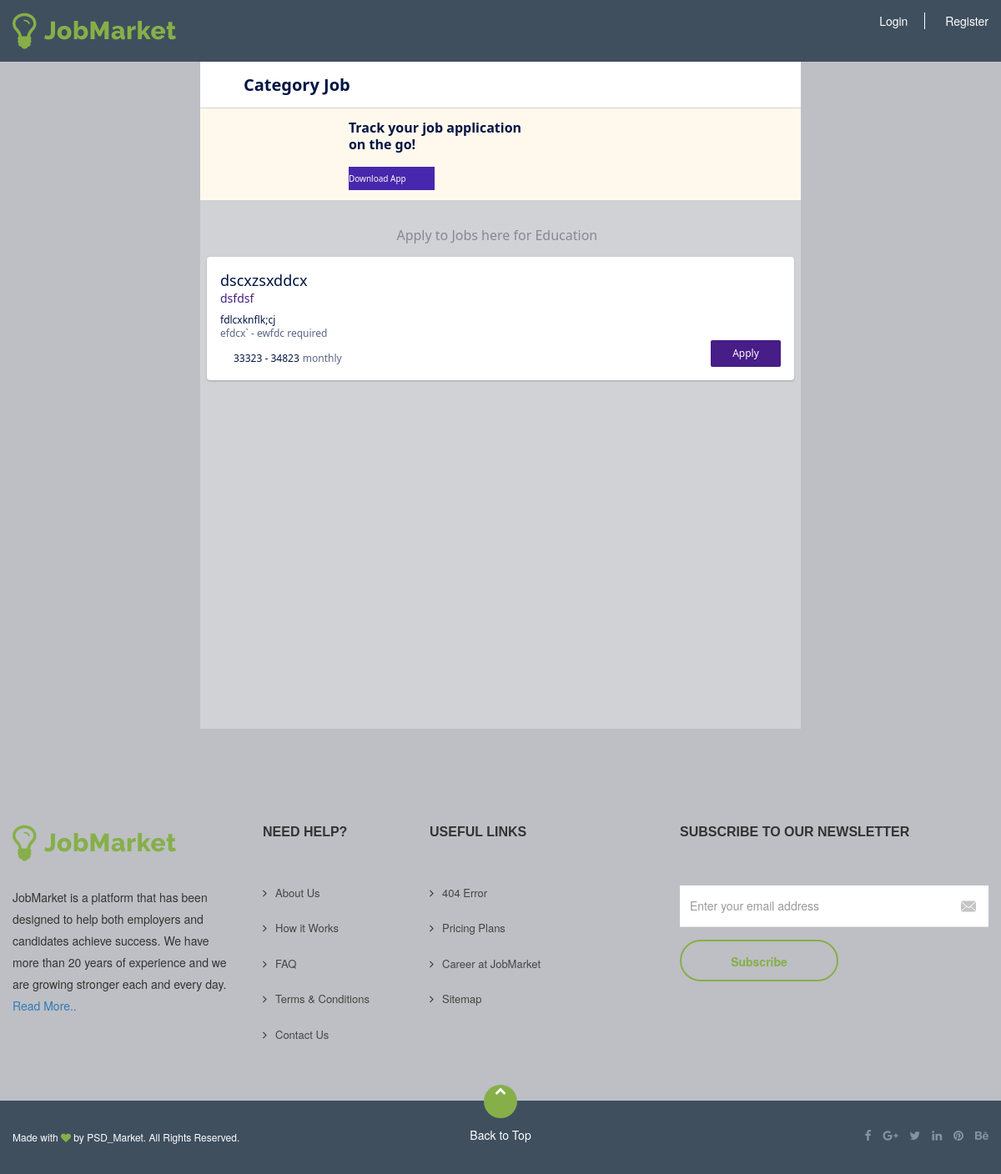
The app's page /catejobs.php?catid=1 with its own data.
### tables this page shows
CREATE TABLE `category` (
  `id` int(255) NOT NULL,
  `cate_name` varchar(255) NOT NULL
);

CREATE TABLE `jobs` (
  `id` int(255) NOT NULL,
  `job_title` varchar(255) NOT NULL,
  `job_type` varchar(255) NOT NULL,
  `salarymin` varchar(255) NOT NULL,
  `salarymax` varchar(255) NOT NULL,
  `experience_min` varchar(255) NOT NULL,
  `experience_max` varchar(255) NOT NULL,
  `cid` int(255) NOT NULL,
  `cate_id` int(255) NOT NULL,
  `emp_id` int(255) NOT NULL,
  `pin_code` varchar(255) NOT NULL,
  `job_description` varchar(255) NOT NULL,
  `company_name` varchar(255) NOT NULL,
  `company_email` varchar(255) NOT NULL,
  `phone_no` varchar(255) NOT NULL
);

### catejobs.php (the view, shortened to what this page needs)
<?php
include 'db.php';
$cid=$_REQUEST['catid'];
 ?>
<html lang="en">
    <head>
      <link rel="stylesheet" type="text/css" href="assets/css/font-awesome.min.css">
    <link rel="stylesheet" type="text/css" href="assets/css/bootstrap.min.css">
    <link rel="stylesheet" type="text/css" href="assets/lib/slick/slick.css">
    <link rel="stylesheet" type="text/css" href="assets/lib/slick/slick-theme.css">
    <link rel="stylesheet" type="text/css" href="assets/lib/select2/css/select2.css">
    <link rel="stylesheet" type="text/css" href="assets/css/main.css">
    <link rel="stylesheet" type="text/css" href="assets/css/color.css">
    <link rel="stylesheet" type="text/css" href="assets/css/responsive.css">
    </head>
    <body style="height:100%;background-color:#bdbfc4">
        <?php include 'header.php'; ?>
        <div id="__next">
            <div class="css-1dbjc4n r-13awgt0">
                <div class="css-1dbjc4n r-1awozwy r-14lw9ot r-qklmqi r-1wdxeg r-18u37iz r-1mwlp6a r-ymttw5 r-184en5c">
                    <div role="button" data-focusable="true" tabindex="0" class="css-18t94o4 css-1dbjc4n r-1b7u577" id="backButton">
                        <a href="index.php">
                            <div class="css-1dbjc4n r-1mlwlqe r-1udh08x r-417010" style="height: 24px; transform: rotate(180deg); width: 24px;">
                        </div>
                        </a>
                    </div>
                    <div class="css-1dbjc4n r-13awgt0">
                        <h1 style="margin: 0px; line-height: 0;">
                            <div dir="auto" class="css-76zvg2 r-1t176gz r-adyw6z r-1kfrs79 r-vrz42v r-1ttztb7 r-3twk1y">Category Job</div>
                        </h1>
                    </div>
                </div>
                <div class="css-1dbjc4n r-13awgt0">
                    <div class="css-1dbjc4n r-150rngu r-eqz5dr r-16y2uox r-1wbh5a2 r-11yh6sk r-1rnoaur r-1sncvnh">
                        <div class="css-1dbjc4n r-1xce7rv r-2llsf r-z7lthc">
                            <div role="button" data-focusable="true" tabindex="0" class="css-18t94o4 css-1dbjc4n r-1awozwy r-f8vsa5 r-18u37iz r-1777fci">
                                <div class="css-1dbjc4n">
                                    <div dir="auto" class="css-76zvg2 r-1t176gz r-ubezar r-vw2c0b r-rjixqe r-1ttztb7 r-3twk1y">Track your job application</div>
                                    <div dir="auto" class="css-76zvg2 r-1t176gz r-ubezar r-vw2c0b r-rjixqe r-1ttztb7 r-3twk1y">on the go!</div>
                                    <div class="css-1dbjc4n" style="background-color: rgb(71, 39, 173); margin-top: 17px; padding-top: 8px; padding-bottom: 8px; width: 50%;">
                                        <div dir="auto" class="css-76zvg2 r-1kihuf0 r-gnh785 r-10x49cs r-1it3c9n r-56xrmm r-1ttztb7 r-3twk1y">Download App</div>
                                    </div>
                                </div>
                                <div class="css-1dbjc4n r-1mlwlqe r-1udh08x r-417010" style="height: 110px; width: 157px;">
                                    <div class="css-1dbjc4n r-1niwhzg r-vvn4in r-u6sd8q r-ehq7j7 r-1p0dtai r-1pi2tsx r-1d2f490 r-u8s1d r-zchlnj r-ipm5af r-13qz1uu r-1wyyakw" style="background-image: url(&quot;https://olxjobs-static.aasaanjobs.net/candidate_web/OlxIntegration/celebrity_jadeja.png&quot;);"></div>
                                </div>
                            </div>
                            <div class="css-1dbjc4n r-150rngu r-eqz5dr r-16y2uox r-1wbh5a2 r-11yh6sk r-1rnoaur r-1sncvnh">
                                <div class="css-1dbjc4n r-edyy15">
                                    <div class="css-1dbjc4n">
                                        <div class="css-1dbjc4n r-1awozwy r-18u37iz r-1777fci r-kzbkwu r-1ygmrgt">
                                            <div dir="auto" class="css-76zvg2 r-1ok0lxs r-ubezar r-1it3c9n r-rjixqe r-1ttztb7 r-3twk1y">Apply to Jobs here for <?php
                                            $sql1 = "SELECT * FROM category WHERE id='$cid'";
                                            $result1 = mysqli_query($con, $sql1);
                                            $row1 = mysqli_fetch_assoc($result1);
                                            echo $row1['cate_name'];
                                             ?>  </div>
                                        </div>
                                    </div>
<?php
$sql = "SELECT * FROM jobs WHERE cate_id='$cid'";
$result = mysqli_query($con, $sql);
if (mysqli_num_rows($result) > 0) {
  while($row = mysqli_fetch_assoc($result)) { ?>
 <div class="css-1dbjc4n">
    <div role="button" data-focusable="true" tabindex="0" class="css-18t94o4 css-1dbjc4n">
        <div class="css-1dbjc4n r-14lw9ot r-z2wwpe r-14nekm4 r-1544tr9 r-1p6iasa r-nsbfu8">
            <div class="css-1dbjc4n r-1awozwy r-18u37iz r-1w6e6rj">
               <div dir="auto" class="css-76zvg2 css-bfa6kz r-1t176gz r-13awgt0 r-1i10wst r-majxgm r-135wba7 r-1ttztb7 r-3twk1y"><?php echo $row['job_title']; ?></div>
        <div class="css-1dbjc4n r-1mlwlqe r-1udh08x r-417010" style="height: 17px; width: 55px;">
            <div class="css-1dbjc4n r-1niwhzg r-vvn4in r-u6sd8q r-ehq7j7 r-1p0dtai r-1pi2tsx r-1d2f490 r-u8s1d r-zchlnj r-ipm5af r-13qz1uu r-1wyyakw" style="background-image: url(&quot;https://olxjobs-static.aasaanjobs.net/candidate_web/trusted-tag.svg&quot;);"></div>
        </div>
            </div>
            <div dir="auto" class="css-76zvg2 css-bfa6kz r-10m5lkq r-1b43r93 r-majxgm r-rjixqe r-1ttztb7 r-3twk1y"><?php echo $row['company_name']; ?></div>
                    <div class="css-1dbjc4n r-knv0ih">
                        <div dir="auto" class="css-76zvg2 r-1t176gz r-1enofrn r-1it3c9n r-1cwl3u0 r-1ttztb7 r-3twk1y"><?php echo $row['job_description']; ?></div>
                        <div dir="auto" class="css-76zvg2 r-31ssuo r-1enofrn r-1it3c9n r-1cwl3u0 r-1ttztb7 r-3twk1y"><?php echo $row['experience_min']; ?> - <?php echo $row['experience_max']; ?> required</div>
                    </div>
  <div class="css-1dbjc4n r-18u37iz r-17s6mgv">
        <div class="css-1dbjc4n r-13awgt0 r-18u37iz r-l71dzp">
            <div class="css-1dbjc4n r-1mlwlqe r-1kb76zh r-1udh08x r-417010" style="height: 16px; width: 16px;">
                <div class="css-1dbjc4n r-1niwhzg r-vvn4in r-u6sd8q r-ehq7j7 r-1p0dtai r-1pi2tsx r-1d2f490 r-u8s1d r-zchlnj r-ipm5af r-13qz1uu r-1wyyakw" style="background-image: url(&quot;https://olxjobs-static.aasaanjobs.net/candidate_web/OlxIntegration/profile-current-salary.svg&quot;);"></div>
             </div>
             <div dir="auto" class="css-76zvg2 r-1t176gz r-1enofrn r-majxgm r-1cwl3u0 r-1ttztb7 r-3twk1y"><?php echo $row['salarymin']; ?> - <?php echo $row['salarymax']; ?></div>
             <div dir="auto" class="css-76zvg2 r-31ssuo r-1enofrn r-1it3c9n r-1cwl3u0 r-m2pi6t r-1pyaxff r-1ttztb7 r-3twk1y">monthly</div>
          </div>
    <div class="css-1dbjc4n r-1awozwy r-18u37iz r-mabqd8 r-1777fci r-1kesqaa">
        <div role="button" data-focusable="true" tabindex="0" class="css-18t94o4 css-1dbjc4n r-1awozwy r-oi7v0 r-1jkafct r-18u37iz r-mabqd8 r-1777fci r-ymttw5 r-1ss6j8a r-1qortcd r-13qz1uu">
            <div class="css-1dbjc4n r-1awozwy r-18u37iz r-1777fci">
                <a href="applyjob.php?job_id=<?php echo $row['id']; ?>"><div dir="auto" class="css-76zvg2 r-jwli3a r-1enofrn r-majxgm r-1cwl3u0 r-gy4na3 r-9aemit r-1ttztb7 r-3twk1y">Apply</div></a>
            </div>
        </div>
    </div>
  </div>
            </div>
     </div>
</div>
  <?php }
} ?>
                                </div>
                            </div>
                        </div>
                    </div>
                </div>
            </div>
        </div>
  <?php include 'footer.php'; ?>
    </body>
</html>

### assets/css/main.css (style rules this page uses)
body { margin:0; font-family: 'Poppins', sans-serif; font-weight: 400; font-size:13px; overflow-x: hidden; }
h1,h1 a { font-size: 48px }
h1,h2,h3,h4,h5,h6 { font-weight: 700;font-family: 'Raleway', sans-serif }
h1 { font-family:Tahoma,Arial,sans-serif }

### assets/css/color.css (style rules this page uses)
.select2-container--default .select2-results > .select2-results__options::-webkit-scrollbar-thumb, .select2-container--default .select2-results > .select2-results__options::-webkit-scrollbar-thumb:window-inactive, { background-color: #86af49; }

### records on screen
category: cate_name "Education"
jobs: job_title "dscxzsxddcx", company_name "dsfdsf", job_description "fdlcxknflk;cj", experience_min "efdcx`", experience_max "ewfdc", salarymin "33323", salarymax "34823"
